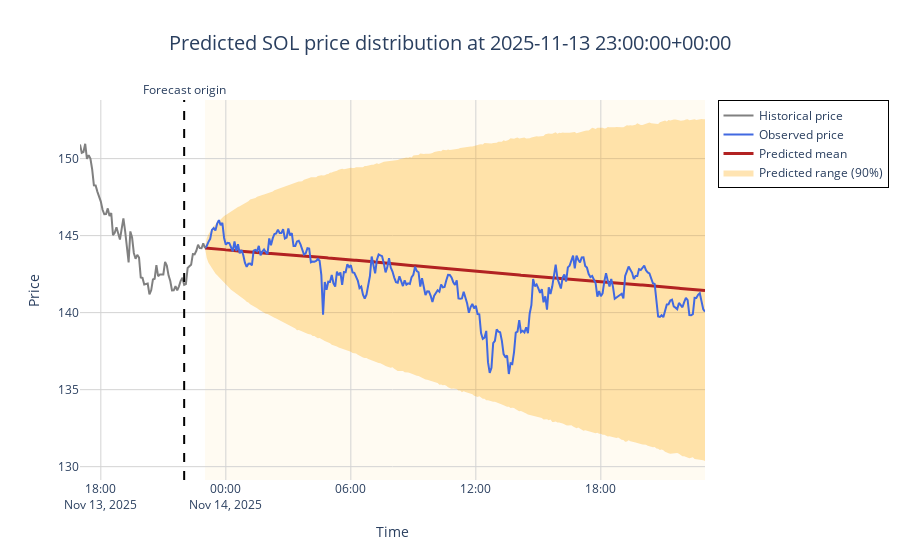

The notebook cell saved with this chart:
### Code cell
## Return forecast mapped into price space (for the last asset and last quarantine prediction)
print("Normalized CRPS score:", tracker_evaluator.scores[asset][-1][1])
plot_quarantine(asset, predictions_evaluated[0], name_step="5min", prices=tracker_evaluator.tracker.prices, mode="incremental", lookback_seconds=HORIZON/4)

### Figure 1 — Plotly figure (JSON) as saved in the notebook; plotly's stock layout.template omitted (floating-point values rounded to 4 significant figures; data arrays with more than 128 entries replaced by an {"elided": "..."} marker saying what was removed)
{"data": [{"line": {"width": 0}, "mode": "lines", "name": "5th percentile", "showlegend": false, "type": "scatter", "x": {"elided": "289 str values"}, "y": {"elided": "289 float values"}}, {"fill": "tonexty", "fillcolor": "rgba(255,165,0,0.3)", "line": {"width": 0}, "mode": "lines", "name": "Predicted range (90%)", "type": "scatter", "x": {"elided": "289 str values"}, "y": {"elided": "289 float values"}}, {"line": {"color": "firebrick", "width": 3}, "mode": "lines", "name": "Predicted mean", "type": "scatter", "x": {"elided": "289 str values"}, "y": {"elided": "289 float values"}}, {"line": {"color": "royalblue", "width": 2}, "marker": {"opacity": 0.7, "size": 4}, "mode": "lines", "name": "Observed price", "type": "scatter", "x": {"elided": "289 str values"}, "y": {"elided": "289 float values"}}, {"line": {"color": "grey", "width": 2}, "mode": "lines", "name": "Historical price", "type": "scatter", "x": ["2025-11-13T17:00:00+00:00", "2025-11-13T17:05:00+00:00", "2025-11-13T17:10:00+00:00", "2025-11-13T17:15:00+00:00", "2025-11-13T17:20:00+00:00", "2025-11-13T17:25:00+00:00", "2025-11-13T17:30:00+00:00", "2025-11-13T17:35:00+00:00", "2025-11-13T17:40:00+00:00", "2025-11-13T17:45:00+00:00", "2025-11-13T17:50:00+00:00", "2025-11-13T17:55:00+00:00", "2025-11-13T18:00:00+00:00", "2025-11-13T18:05:00+00:00", "2025-11-13T18:10:00+00:00", "2025-11-13T18:15:00+00:00", "2025-11-13T18:20:00+00:00", "2025-11-13T18:25:00+00:00", "2025-11-13T18:30:00+00:00", "2025-11-13T18:35:00+00:00", "2025-11-13T18:40:00+00:00", "2025-11-13T18:45:00+00:00", "2025-11-13T18:50:00+00:00", "2025-11-13T18:55:00+00:00", "2025-11-13T19:00:00+00:00", "2025-11-13T19:05:00+00:00", "2025-11-13T19:10:00+00:00", "2025-11-13T19:15:00+00:00", "2025-11-13T19:20:00+00:00", "2025-11-13T19:25:00+00:00", "2025-11-13T19:30:00+00:00", "2025-11-13T19:35:00+00:00", "2025-11-13T19:40:00+00:00", "2025-11-13T19:45:00+00:00", "2025-11-13T19:50:00+00:00", "2025-11-13T19:55:00+00:00", "2025-11-13T20:00:00+00:00", "2025-11-13T20:05:00+00:00", "2025-11-13T20:10:00+00:00", "2025-11-13T20:15:00+00:00", "2025-11-13T20:20:00+00:00", "2025-11-13T20:25:00+00:00", "2025-11-13T20:30:00+00:00", "2025-11-13T20:35:00+00:00", "2025-11-13T20:40:00+00:00", "2025-11-13T20:45:00+00:00", "2025-11-13T20:50:00+00:00", "2025-11-13T20:55:00+00:00", "2025-11-13T21:00:00+00:00", "2025-11-13T21:05:00+00:00", "2025-11-13T21:10:00+00:00", "2025-11-13T21:15:00+00:00", "2025-11-13T21:20:00+00:00", "2025-11-13T21:25:00+00:00", "2025-11-13T21:30:00+00:00", "2025-11-13T21:35:00+00:00", "2025-11-13T21:40:00+00:00", "2025-11-13T21:45:00+00:00", "2025-11-13T21:50:00+00:00", "2025-11-13T21:55:00+00:00", "2025-11-13T22:00:00+00:00", "2025-11-13T22:05:00+00:00", "2025-11-13T22:10:00+00:00", "2025-11-13T22:15:00+00:00", "2025-11-13T22:20:00+00:00", "2025-11-13T22:25:00+00:00", "2025-11-13T22:30:00+00:00", "2025-11-13T22:35:00+00:00", "2025-11-13T22:40:00+00:00", "2025-11-13T22:45:00+00:00", "2025-11-13T22:50:00+00:00", "2025-11-13T22:55:00+00:00", "2025-11-13T23:00:00+00:00"], "y": [150.9, 150.4, 150.4, 151.0, 150.0, 150.2, 150.0, 149.3, 148.3, 148.3, 147.9, 147.6, 147.2, 146.7, 146.4, 146.4, 146.8, 146.3, 146.5, 145.0, 145.2, 145.5, 145.2, 144.8, 145.4, 146.1, 145.3, 144.3, 143.3, 145.3, 144.9, 143.9, 143.5, 143.7, 143.6, 142.3, 142.3, 141.8, 141.8, 141.9, 141.2, 141.5, 142.2, 142.2, 143.1, 142.4, 142.5, 142.5, 142.5, 143.3, 143.0, 142.4, 142.1, 141.4, 141.5, 141.7, 141.4, 141.7, 142.1, 142.3, 141.8, 141.9, 142.9, 143.0, 143.1, 143.8, 143.8, 144.0, 144.4, 144.2, 144.2, 144.5, 144.2]}], "layout": {"annotations": [{"showarrow": false, "text": "Forecast origin", "x": 1763071200000, "xanchor": "center", "xref": "x", "y": 1, "yanchor": "bottom", "yref": "y domain"}], "hovermode": "x unified", "legend": {"bordercolor": "Black", "borderwidth": 1, "x": 1.02, "y": 1}, "plot_bgcolor": "white", "shapes": [{"line": {"color": "black", "dash": "dash"}, "type": "line", "x0": 1763071200000, "x1": 1763071200000, "xref": "x", "y0": 0, "y1": 1, "yref": "y domain"}, {"fillcolor": "rgba(255,165,0,0.05)", "layer": "below", "line": {"width": 0}, "type": "rect", "x0": "2025-11-13T23:00:00+00:00", "x1": "2025-11-14T23:00:00+00:00", "xref": "x", "y0": 0, "y1": 1, "yref": "y domain"}], "title": {"font": {"size": 20}, "text": "Predicted SOL price distribution at 2025-11-13 23:00:00+00:00", "x": 0.5, "xanchor": "center"}, "xaxis": {"gridcolor": "lightgrey", "showgrid": true, "title": {"text": "Time"}}, "yaxis": {"gridcolor": "lightgrey", "showgrid": true, "title": {"text": "Price"}}}}
